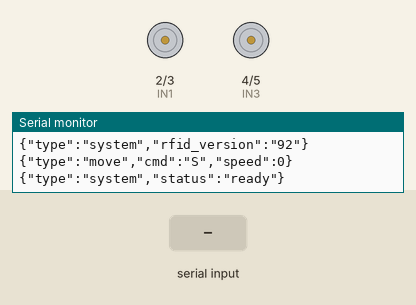
This program was run on a simulated Arduino Uno, built with avr-gcc and run on an emulated ATmega328P. Shown: motor-driver pin pairs drawn as motors (green arrow = first pin HIGH = forward, orange = second pin HIGH = backward, longer = more drive, scaled by the enable pin), the last lines printed to the serial monitor. The test bench sets the inputs (shaded band).

Above: at 1.8 s.
1.9 s: "90,45\n" received over the second serial link
3.5 s: "L\n" received over the second serial link
At 4.7 s:
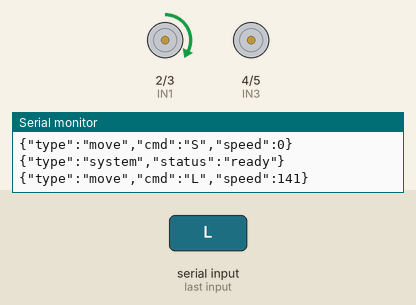
5.0 s: "R\n" received over the second serial link
At 6.2 s:
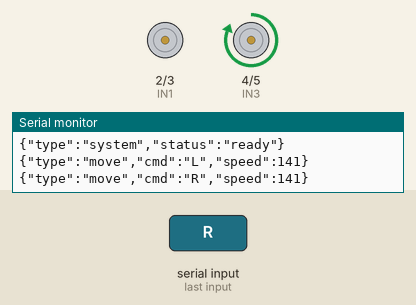
6.5 s: "F90\n" received over the second serial link
At 6.9 s:
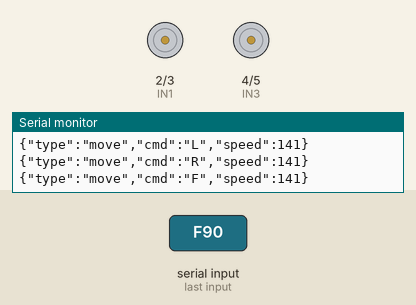
8.1 s: "B90\n" received over the second serial link
At 9.3 s:
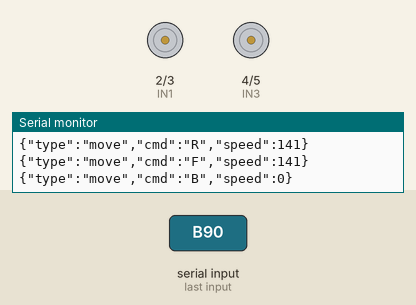
9.6 s: "l\n" received over the second serial link
Timing chart, 0 to 12.1 s (numbered marks = the images above; inputs shaded):
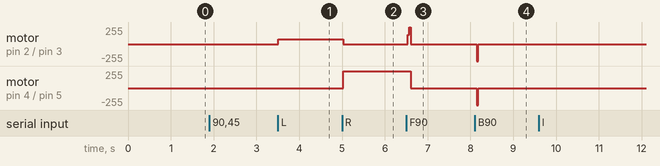

Measured:
- after the input at 3.5 s, motor on pin 2 (IN1) / pin 3 (IN2): stopped → forward 70/255 at once
- after the input at 5.0 s, motor on pin 2 (IN1) / pin 3 (IN2): forward 70/255 → stopped at once; motor on pin 4 (IN3) / pin 5 (IN4): stopped → forward 255/255 at once
- after the input at 6.5 s, motor on pin 2 (IN1) / pin 3 (IN2): stopped → forward 141/255 at once, → forward 255/255 0.04 s later, → stopped 0.04 s later; motor on pin 4 (IN3) / pin 5 (IN4): forward 255/255 → stopped after 0.10 s
- after the input at 8.1 s, motor on pin 2 (IN1) / pin 3 (IN2), motor on pin 4 (IN3) / pin 5 (IN4): stopped → backward 255/255 after 0.05 s, → stopped 0.04 s later

The program:

main.cpp
```cpp
/*
  main.cpp — MedCart unified Arduino sketch
  Handles: RFID reading, Bluetooth motor control, Servo dispenser (later)

  Pin map:
  ── RC522 (SPI) ──────────────────────────────
    Pin 13 → SCK
    Pin 12 → MISO
    Pin 11 → MOSI
    Pin 10 → SDA (SS)
    Pin A1 → RST

  ── L298N (motor driver) ──────────────────────
    Pin 2  → IN1 (left motor A)
    Pin 3  → IN2 (left motor B)
    Pin 4  → IN3 (right motor A)
    Pin 5  → IN4 (right motor B)
    Pin 6  → ENA (left motor PWM)
    Pin 7  → ENB (right motor PWM)

  ── HC-05 Bluetooth (SoftwareSerial) ─────────
    Pin 8  → RX (HC-05 TX)
    Pin 9  → TX (HC-05 RX via voltage divider)

  ── Servo dispenser (future) ──────────────────
    Pin A0 → Servo signal

  ── Free for future sensors ───────────────────
    A2, A3, A4, A5

  Bluetooth movement commands (single char):
    F/f — forward
    B/b — backward
    L/l — turn left
    R/r — turn right
    S/s — stop
    0-9 — speed level (0=0%, 9=100%)
    q   — speed 100%

  Serial to Pi (JSON):
    RFID scan:  {"type":"rfid","uid":"A1B2C3D4","status":"ok"}
    RFID error: {"type":"rfid","uid":"","status":"error","msg":"read_fail"}
    Move ack:   {"type":"move","cmd":"F","speed":180}

  Libraries (platformio.ini lib_deps):
    miguelbalboa/MFRC522@^1.4.10
    Servo (built-in)
*/

#include <SPI.h>
#include <MFRC522.h>
#include <SoftwareSerial.h>
#include <Servo.h>

// ── RC522 ─────────────────────────────────────────────────────────────────────
#define SS_PIN  10
#define RST_PIN A1
MFRC522 rfid(SS_PIN, RST_PIN);

// ── HC-05 ─────────────────────────────────────────────────────────────────────
SoftwareSerial BT(8, 9);   // RX, TX

// ── L298N ─────────────────────────────────────────────────────────────────────
const int IN1 = 2;
const int IN2 = 3;
const int IN3 = 4;
const int IN4 = 5;
const int ENA = 6;
const int ENB = 7;

// ── Servo (dispenser — wired later) ──────────────────────────────────────────
Servo dispenserServo;
const int SERVO_PIN = A0;
bool servoAttached = false;   // set true when dispenser is wired

// ── State ─────────────────────────────────────────────────────────────────────
int  currentSpeed             = 180;
const unsigned long RFID_COOLDOWN_MS = 3000;
String  lastUID               = "";
unsigned long lastScanTime    = 0;


// ═══════════════════════════════════════════════════════════════════════════════
// RFID
// ═══════════════════════════════════════════════════════════════════════════════

void handleRFID() {
  if (!rfid.PICC_IsNewCardPresent()) return;

  if (!rfid.PICC_ReadCardSerial()) {
    Serial.println("{\"type\":\"rfid\",\"uid\":\"\",\"status\":\"error\",\"msg\":\"read_fail\"}");
    return;
  }

  // Build UID string
  String uid = "";
  for (byte i = 0; i < rfid.uid.size; i++) {
    if (rfid.uid.uidByte[i] < 0x10) uid += "0";
    uid += String(rfid.uid.uidByte[i], HEX);
  }
  uid.toUpperCase();

  unsigned long now = millis();

  // Debounce
  if (uid == lastUID && (now - lastScanTime) < RFID_COOLDOWN_MS) {
    rfid.PICC_HaltA();
    rfid.PCD_StopCrypto1();
    return;
  }

  lastUID      = uid;
  lastScanTime = now;

  // Send to Pi
  Serial.print("{\"type\":\"rfid\",\"uid\":\"");
  Serial.print(uid);
  Serial.println("\",\"status\":\"ok\"}");

  rfid.PICC_HaltA();
  rfid.PCD_StopCrypto1();
}


// ═══════════════════════════════════════════════════════════════════════════════
// MOTORS
// ═══════════════════════════════════════════════════════════════════════════════

void setLeftMotor(int dir) {
  if (dir == 1)       { digitalWrite(IN1, HIGH); digitalWrite(IN2, LOW); }
  else if (dir == -1) { digitalWrite(IN1, LOW);  digitalWrite(IN2, HIGH); }
  else                { digitalWrite(IN1, LOW);  digitalWrite(IN2, LOW); }
}

void setRightMotor(int dir) {
  if (dir == 1)       { digitalWrite(IN3, HIGH); digitalWrite(IN4, LOW); }
  else if (dir == -1) { digitalWrite(IN3, LOW);  digitalWrite(IN4, HIGH); }
  else                { digitalWrite(IN3, LOW);  digitalWrite(IN4, LOW); }
}

void setSpeed(int left, int right) {
  analogWrite(ENA, left);
  analogWrite(ENB, right);
}

void moveForward() {
  setLeftMotor(1); setRightMotor(1);
  setSpeed(currentSpeed, currentSpeed);
  Serial.print("{\"type\":\"move\",\"cmd\":\"F\",\"speed\":");
  Serial.print(currentSpeed);
  Serial.println("}");
}

void moveBackward() {
  setLeftMotor(-1); setRightMotor(-1);
  setSpeed(currentSpeed, currentSpeed);
  Serial.print("{\"type\":\"move\",\"cmd\":\"B\",\"speed\":");
  Serial.print(currentSpeed);
  Serial.println("}");
}

void turnLeft() {
  setLeftMotor(1); setRightMotor(0);
  setSpeed(currentSpeed / 2, currentSpeed);
  Serial.print("{\"type\":\"move\",\"cmd\":\"L\",\"speed\":");
  Serial.print(currentSpeed);
  Serial.println("}");
}

void turnRight() {
  setLeftMotor(0); setRightMotor(1);
  setSpeed(currentSpeed / 2, currentSpeed);
  Serial.print("{\"type\":\"move\",\"cmd\":\"R\",\"speed\":");
  Serial.print(currentSpeed);
  Serial.println("}");
}

void stopMotors() {
  setLeftMotor(0); setRightMotor(0);
  setSpeed(0, 0);
  Serial.println("{\"type\":\"move\",\"cmd\":\"S\",\"speed\":0}");
}

void handleSpeedCommand(char cmd) {
  if (cmd == 'q') {
    currentSpeed = 255;
  } else {
    currentSpeed = map(cmd - '0', 0, 9, 0, 255);
  }
  if (currentSpeed > 0 && currentSpeed < 100) currentSpeed = 100;

  setSpeed(currentSpeed, currentSpeed);
}

void handleMovement(char cmd) {
  switch (cmd) {
    case 'F': case 'f': moveForward();  break;
    case 'B': case 'b': moveBackward(); break;
    case 'L': case 'l': turnLeft();     break;
    case 'R': case 'r': turnRight();    break;
    case 'S': case 's': stopMotors();   break;
    default:
      if ((cmd >= '0' && cmd <= '9') || cmd == 'q') {
        handleSpeedCommand(cmd);
      }
      break;
  }
}


// ═══════════════════════════════════════════════════════════════════════════════
// DISPENSER (stub — activated when servo is wired)
// ═══════════════════════════════════════════════════════════════════════════════

void dispense(int slot) {
  if (!servoAttached) {
    Serial.println("{\"type\":\"dispense\",\"status\":\"error\",\"msg\":\"servo_not_attached\"}");
    return;
  }
  // Rotate to dispense position, pause, return
  dispenserServo.write(90);
  delay(800);
  dispenserServo.write(0);
  delay(500);
  Serial.print("{\"type\":\"dispense\",\"slot\":");
  Serial.print(slot);
  Serial.println(",\"status\":\"ok\"}");
}

void handleDispenseCommand(String json) {
  // Expected: {"cmd":"dispense","slot":1}
  int slotIdx = json.indexOf("\"slot\":");
  if (slotIdx == -1) {
    Serial.println("{\"type\":\"dispense\",\"status\":\"error\",\"msg\":\"no_slot\"}");
    return;
  }
  int slot = json.substring(slotIdx + 7).toInt();
  dispense(slot);
}


// ═══════════════════════════════════════════════════════════════════════════════
// Pi → Arduino serial commands
// ═══════════════════════════════════════════════════════════════════════════════

String serialBuffer = "";

void handlePiCommand(String line) {
  // Pi sends JSON for dispense commands
  if (line.indexOf("\"cmd\":\"dispense\"") >= 0) {
    handleDispenseCommand(line);
  }
}


// ═══════════════════════════════════════════════════════════════════════════════
// SETUP & LOOP
// ═══════════════════════════════════════════════════════════════════════════════

void setup() {
  Serial.begin(9600);    // Pi communication
  BT.begin(9600);        // HC-05

  // RC522
  SPI.begin();
  rfid.PCD_Init();

  rfid.PCD_Init();
  byte version = rfid.PCD_ReadRegister(rfid.VersionReg);
  Serial.print("{\"type\":\"system\",\"rfid_version\":\"");
  Serial.print(version, HEX);
  Serial.println("\"}");

  // L298N
  pinMode(IN1, OUTPUT); pinMode(IN2, OUTPUT);
  pinMode(IN3, OUTPUT); pinMode(IN4, OUTPUT);
  pinMode(ENA, OUTPUT); pinMode(ENB, OUTPUT);
  stopMotors();

  // Servo — attach when wired
  if (servoAttached) {
    dispenserServo.attach(SERVO_PIN);
    dispenserServo.write(0);
  }

  delay(500);
  Serial.println("{\"type\":\"system\",\"status\":\"ready\"}");
}


void loop() {
  // ── 1. RFID scan check ───────────────────────────────────────────────────
  handleRFID();

  // ── 2. Bluetooth movement commands ───────────────────────────────────────
  if (BT.available()) {
    char cmd = BT.read();
    handleMovement(cmd);
  }

  // ── 3. Pi serial commands (dispense etc.) ────────────────────────────────
  while (Serial.available()) {
    char c = Serial.read();
    if (c == '\n') {
      if (serialBuffer.length() > 0) {
        handlePiCommand(serialBuffer);
        serialBuffer = "";
      }
    } else {
      serialBuffer += c;
    }
  }

  delay(10);   // small delay keeps loop stable without missing events
}
```
